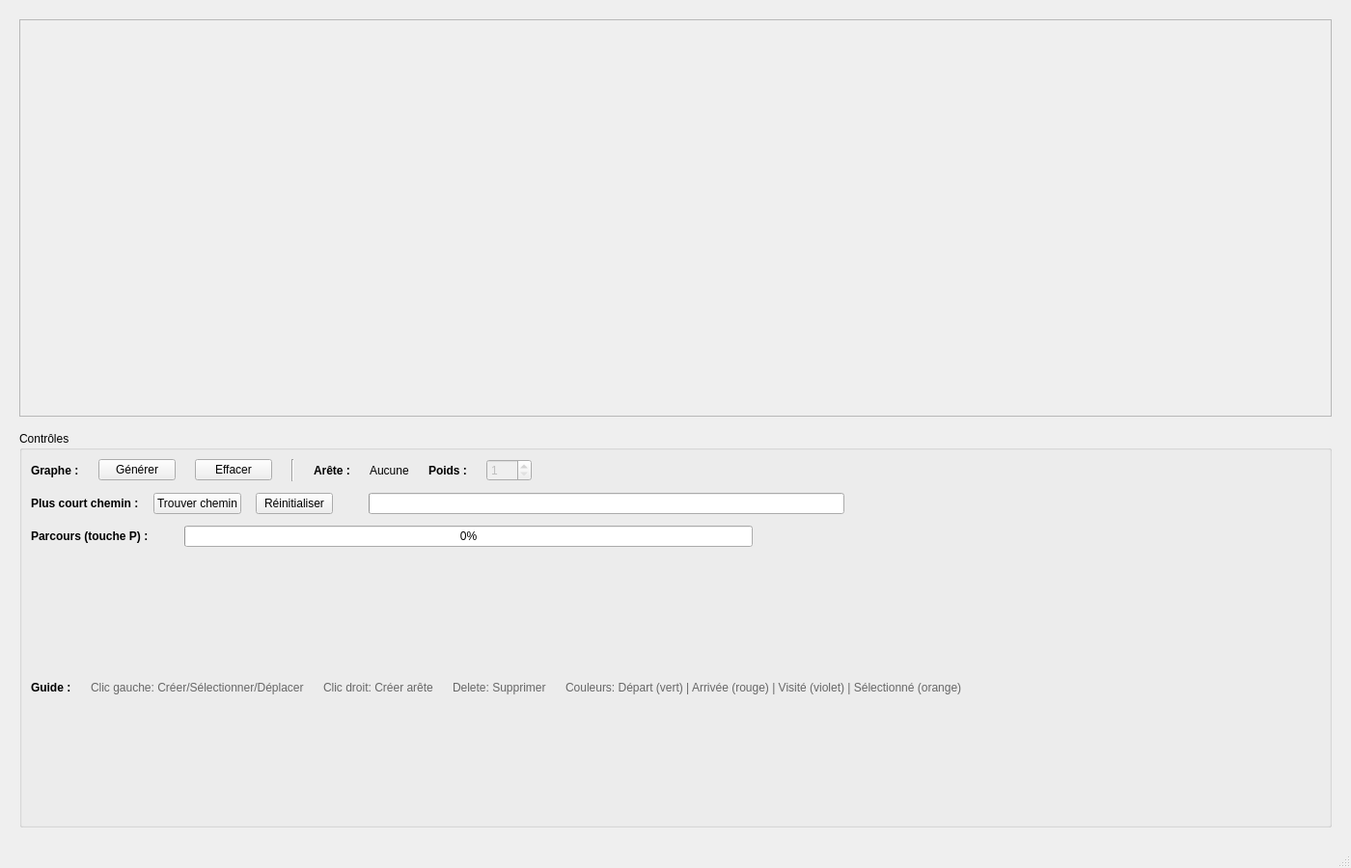
<?xml version="1.0" encoding="UTF-8"?>
<ui version="4.0">
 <class>MainWindow</class>
 <widget class="QMainWindow" name="MainWindow">
  <property name="geometry">
   <rect>
    <x>0</x>
    <y>0</y>
    <width>1400</width>
    <height>900</height>
   </rect>
  </property>
  <property name="windowTitle">
   <string>Éditeur de Graphes</string>
  </property>
  <widget class="QWidget" name="centralwidget">
   <layout class="QVBoxLayout" name="verticalLayout_main">
    <property name="spacing">
     <number>15</number>
    </property>
    <property name="leftMargin">
     <number>20</number>
    </property>
    <property name="topMargin">
     <number>20</number>
    </property>
    <property name="rightMargin">
     <number>20</number>
    </property>
    <property name="bottomMargin">
     <number>20</number>
    </property>
    <item>
     <widget class="QFrame" name="graphFrame">
      <property name="frameShape">
       <enum>QFrame::StyledPanel</enum>
      </property>
      <property name="frameShadow">
       <enum>QFrame::Raised</enum>
      </property>
      <property name="minimumHeight">
       <number>400</number>
      </property>
      <layout class="QVBoxLayout" name="grapheLayout">
       <property name="spacing">
        <number>0</number>
       </property>
       <property name="leftMargin">
        <number>0</number>
       </property>
       <property name="topMargin">
        <number>0</number>
       </property>
       <property name="rightMargin">
        <number>0</number>
       </property>
       <property name="bottomMargin">
        <number>0</number>
       </property>
      </layout>
     </widget>
    </item>
    <item>
     <widget class="QGroupBox" name="controlGroupBox">
      <property name="title">
       <string>Contrôles</string>
      </property>
      <property name="maximumHeight">
       <number>200</number>
      </property>
      <layout class="QVBoxLayout" name="controlLayout">
       <property name="spacing">
        <number>12</number>
       </property>
       <item>
        <layout class="QHBoxLayout" name="line1Layout">
         <property name="spacing">
          <number>20</number>
         </property>
         <item>
          <widget class="QLabel" name="graphLabel">
           <property name="text">
            <string>Graphe :</string>
           </property>
           <property name="minimumWidth">
            <number>60</number>
           </property>
           <property name="styleSheet">
            <string>font-weight: 600;</string>
           </property>
          </widget>
         </item>
         <item>
          <widget class="QPushButton" name="createButton">
           <property name="text">
            <string>Générer</string>
           </property>
           <property name="minimumWidth">
            <number>100</number>
           </property>
           <property name="minimumHeight">
            <number>35</number>
           </property>
          </widget>
         </item>
         <item>
          <widget class="QPushButton" name="deleteButton">
           <property name="text">
            <string>Effacer</string>
           </property>
           <property name="minimumWidth">
            <number>100</number>
           </property>
           <property name="minimumHeight">
            <number>35</number>
           </property>
          </widget>
         </item>
         <item>
          <widget class="Line" name="separator1">
           <property name="orientation">
            <enum>Qt::Vertical</enum>
           </property>
          </widget>
         </item>
         <item>
          <widget class="QLabel" name="edgeTitleLabel">
           <property name="text">
            <string>Arête :</string>
           </property>
           <property name="styleSheet">
            <string>font-weight: 600;</string>
           </property>
          </widget>
         </item>
         <item>
          <widget class="QLabel" name="edgeLabel">
           <property name="text">
            <string>Aucune</string>
           </property>
           <property name="minimumWidth">
            <number>80</number>
           </property>
          </widget>
         </item>
         <item>
          <widget class="QLabel" name="weightLabel">
           <property name="text">
            <string>Poids :</string>
           </property>
           <property name="styleSheet">
            <string>font-weight: 600;</string>
           </property>
          </widget>
         </item>
         <item>
          <widget class="QSpinBox" name="weightSpinBox">
           <property name="minimumWidth">
            <number>70</number>
           </property>
           <property name="minimumHeight">
            <number>30</number>
           </property>
           <property name="minimum">
            <number>1</number>
           </property>
           <property name="maximum">
            <number>100</number>
           </property>
           <property name="enabled">
            <bool>false</bool>
           </property>
          </widget>
         </item>
         <item>
          <spacer name="spacer1">
           <property name="orientation">
            <enum>Qt::Horizontal</enum>
           </property>
           <property name="sizeHint" stdset="0">
            <size>
             <width>40</width>
             <height>20</height>
            </size>
           </property>
          </spacer>
         </item>
        </layout>
       </item>
       <item>
        <layout class="QHBoxLayout" name="line2Layout">
         <property name="spacing">
          <number>15</number>
         </property>
         <item>
          <widget class="QLabel" name="pathLabel">
           <property name="text">
            <string>Plus court chemin :</string>
           </property>
           <property name="minimumWidth">
            <number>140</number>
           </property>
           <property name="styleSheet">
            <string>font-weight: 600;</string>
           </property>
          </widget>
         </item>
         <item>
          <widget class="QPushButton" name="findPathButton">
           <property name="text">
            <string>Trouver chemin</string>
           </property>
           <property name="minimumWidth">
            <number>140</number>
           </property>
           <property name="minimumHeight">
            <number>35</number>
           </property>
          </widget>
         </item>
         <item>
          <widget class="QPushButton" name="resetPathButton">
           <property name="text">
            <string>Réinitialiser</string>
           </property>
           <property name="minimumWidth">
            <number>120</number>
           </property>
           <property name="minimumHeight">
            <number>35</number>
           </property>
          </widget>
         </item>
         <item>
          <widget class="QLabel" name="pathStatusLabel">
           <property name="text">
            <string></string>
           </property>
           <property name="minimumHeight">
            <number>25</number>
           </property>
          </widget>
         </item>
         <item>
          <widget class="QProgressBar" name="pathProgressBar">
           <property name="visible">
            <bool>false</bool>
           </property>
           <property name="maximumHeight">
            <number>20</number>
           </property>
           <property name="maximumWidth">
            <number>200</number>
           </property>
          </widget>
         </item>
         <item>
          <spacer name="spacer2">
           <property name="orientation">
            <enum>Qt::Horizontal</enum>
           </property>
           <property name="sizeHint" stdset="0">
            <size>
             <width>40</width>
             <height>20</height>
            </size>
           </property>
          </spacer>
         </item>
        </layout>
       </item>
       <item>
        <layout class="QHBoxLayout" name="line3Layout">
         <property name="spacing">
          <number>15</number>
         </property>
         <item>
          <widget class="QLabel" name="traversalLabel">
           <property name="text">
            <string>Parcours (touche P) :</string>
           </property>
           <property name="minimumWidth">
            <number>140</number>
           </property>
           <property name="styleSheet">
            <string>font-weight: 600;</string>
           </property>
          </widget>
         </item>
         <item>
          <widget class="QLabel" name="traversalStatusLabel">
           <property name="text">
            <string></string>
           </property>
           <property name="minimumHeight">
            <number>25</number>
           </property>
          </widget>
         </item>
         <item>
          <widget class="QProgressBar" name="traversalProgressBar">
           <property name="visible">
            <bool>false</bool>
           </property>
           <property name="maximumHeight">
            <number>20</number>
           </property>
           <property name="maximumWidth">
            <number>200</number>
           </property>
           <property name="value">
            <number>0</number>
           </property>
          </widget>
         </item>
         <item>
          <spacer name="spacer3">
           <property name="orientation">
            <enum>Qt::Horizontal</enum>
           </property>
           <property name="sizeHint" stdset="0">
            <size>
             <width>40</width>
             <height>20</height>
            </size>
           </property>
          </spacer>
         </item>
        </layout>
       </item>
       <item>
        <layout class="QHBoxLayout" name="line4Layout">
         <property name="spacing">
          <number>20</number>
         </property>
         <item>
          <widget class="QLabel" name="guideLabel">
           <property name="text">
            <string>Guide :</string>
           </property>
           <property name="minimumWidth">
            <number>50</number>
           </property>
           <property name="styleSheet">
            <string>font-weight: 600;</string>
           </property>
          </widget>
         </item>
         <item>
          <widget class="QLabel" name="guide1">
           <property name="text">
            <string>Clic gauche: Créer/Sélectionner/Déplacer</string>
           </property>
           <property name="styleSheet">
            <string>font-size: 9pt; color: #666;</string>
           </property>
          </widget>
         </item>
         <item>
          <widget class="QLabel" name="guide2">
           <property name="text">
            <string>Clic droit: Créer arête</string>
           </property>
           <property name="styleSheet">
            <string>font-size: 9pt; color: #666;</string>
           </property>
          </widget>
         </item>
         <item>
          <widget class="QLabel" name="guide3">
           <property name="text">
            <string>Delete: Supprimer</string>
           </property>
           <property name="styleSheet">
            <string>font-size: 9pt; color: #666;</string>
           </property>
          </widget>
         </item>
         <item>
          <widget class="QLabel" name="guide4">
           <property name="text">
            <string>Couleurs: Départ (vert) | Arrivée (rouge) | Visité (violet) | Sélectionné (orange)</string>
           </property>
           <property name="styleSheet">
            <string>font-size: 9pt; color: #666;</string>
           </property>
          </widget>
         </item>
         <item>
          <spacer name="spacer4">
           <property name="orientation">
            <enum>Qt::Horizontal</enum>
           </property>
           <property name="sizeHint" stdset="0">
            <size>
             <width>40</width>
             <height>20</height>
            </size>
           </property>
          </spacer>
         </item>
        </layout>
       </item>
      </layout>
     </widget>
    </item>
   </layout>
  </widget>
  <widget class="QMenuBar" name="menubar">
   <property name="geometry">
    <rect>
     <x>0</x>
     <y>0</y>
     <width>1400</width>
     <height>30</height>
    </rect>
   </property>
  </widget>
  <widget class="QStatusBar" name="statusbar"/>
 </widget>
 <resources/>
 <connections/>
</ui>
